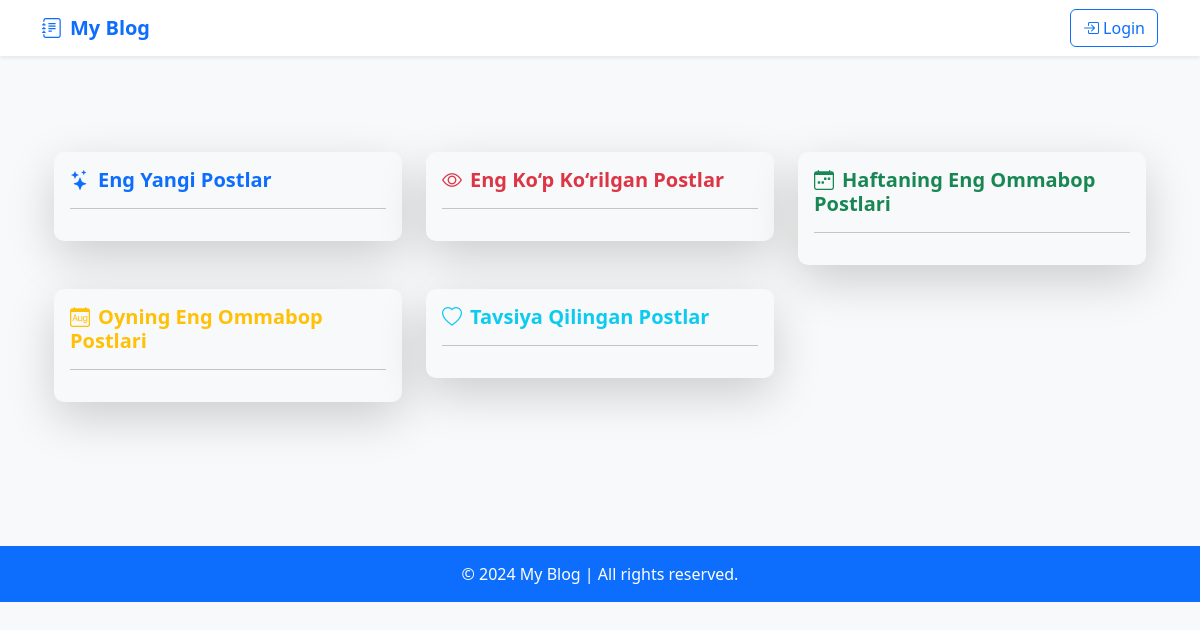
Before: / with the older database file.
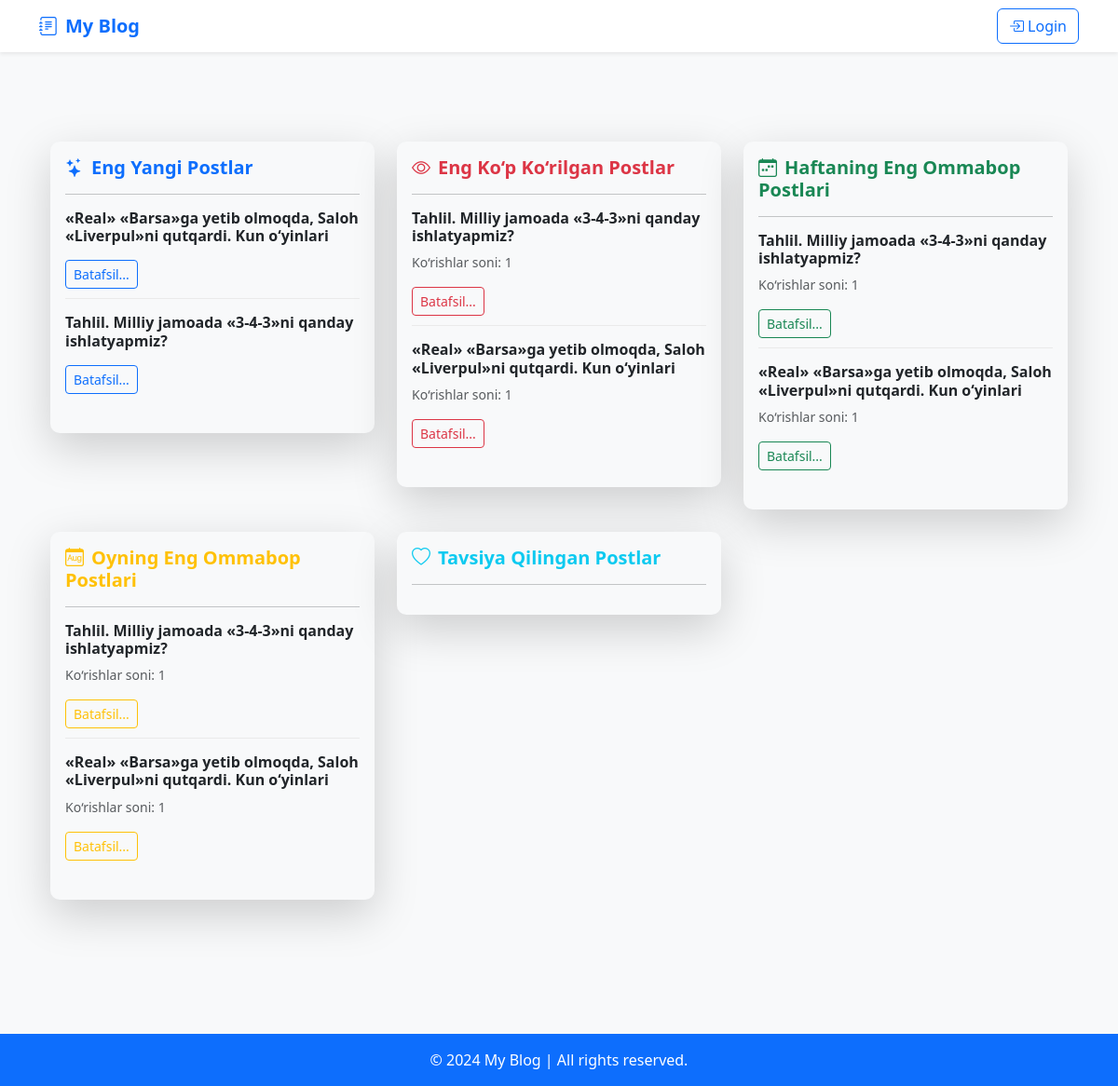
After: the same page with the newer database file.
### posts/models.py (models this page shows, shortened)
class Post(BaseModel):
    class Status(models.TextChoices):
        DRAFT = "DB", "Draft"
        PUBLISHED = "PB", "Published"
    title = models.CharField(_("Title"), max_length=250)
    desc = models.TextField(_("Desc"))
    image = models.ImageField(upload_to="posts/", default="posts/default-post.jpeg")
    status = models.CharField(max_length=2, choices=Status.choices, default=Status.DRAFT)
    user = models.ForeignKey(CustomUser, on_delete=models.CASCADE)
    view_count = models.PositiveIntegerField(default=0)
    is_recommended = models.BooleanField(default=False)

### common/views.py (the view)
# urls.py: path('', HomePageView.as_view(), name='home'),
class HomePageView(View):
    def get(self, request):
        now = timezone.now()
        last_week = now - timedelta(days=7)
        last_month = now - timedelta(days=30)
        latest_post = Post.objects.filter(status=Post.Status.PUBLISHED).order_by('-created_time')[:5]
        most_view_post = Post.objects.filter(status=Post.Status.PUBLISHED).order_by('-view_count')[:5]
        popular_this_week = Post.objects.filter(status=Post.Status.PUBLISHED, created_time__gte=last_week).order_by(
            '-view_count')[:5]
        popular_this_month = Post.objects.filter(status=Post.Status.PUBLISHED, created_time__gt=last_month).order_by(
            '-view_count')[:5]
        posts = Post.objects.filter(status=Post.Status.PUBLISHED).order_by('-created_time')
        recommended_post = Post.objects.filter(status=Post.Status.PUBLISHED, is_recommended=True)[:5]
        context = {
            "posts": posts,
            'latest_post': latest_post,
            'most_view_post': most_view_post,
            'popular_this_week': popular_this_week,
            'popular_this_month': popular_this_month,
            'recommended_post': recommended_post
        }
        return render(request, 'home.html', context)

### templates/home.html (shortened to what this page needs)
{% extends 'base.html' %}
{% load static %}
{% block content %}
<div class="container py-5">
    <div class="row gy-4">
        <div class="col-lg-4 col-md-6">
            <div class="card border-0 shadow-lg bg-light">
                <div class="card-body">
                    <h5 class="card-title text-primary fw-bold">
                        <i class="bi bi-stars me-2"></i>Eng Yangi Postlar
                    </h5>
                    <hr>
                    {% for post in latest_post %}
                        <div class="post-item mb-3">
                            <h6 class="fw-semibold text-dark">{{ post.title }}</h6>
                            <a href="{% url 'posts:detail' post.id %}" class="btn btn-sm btn-outline-primary">Batafsil...</a>
                        </div>
                    {% endfor %}
                </div>
            </div>
        </div>
        <div class="col-lg-4 col-md-6">
            <div class="card border-0 shadow-lg bg-light">
                <div class="card-body">
                    <h5 class="card-title text-danger fw-bold">
                        <i class="bi bi-eye me-2"></i>Eng Ko‘p Ko‘rilgan Postlar
                    </h5>
                    <hr>
                    {% for post in most_view_post %}
                        <div class="post-item mb-3">
                            <h6 class="fw-semibold text-dark">{{ post.title }}</h6>
                            <p class="text-muted small">Ko‘rishlar soni: {{ post.view_count }}</p>
                            <a href="{% url 'posts:detail' post.pk %}" class="btn btn-sm btn-outline-danger">Batafsil...</a>
                        </div>
                    {% endfor %}
                </div>
            </div>
        </div>
        <div class="col-lg-4 col-md-6">
            <div class="card border-0 shadow-lg bg-light">
                <div class="card-body">
                    <h5 class="card-title text-success fw-bold">
                        <i class="bi bi-calendar-week me-2"></i>Haftaning Eng Ommabop Postlari
                    </h5>
                    <hr>
                    {% for post in popular_this_week %}
                        <div class="post-item mb-3">
                            <h6 class="fw-semibold text-dark">{{ post.title }}</h6>
                            <p class="text-muted small">Ko‘rishlar soni: {{ post.view_count }}</p>
                            <a href="{% url 'posts:detail' post.id %}" class="btn btn-sm btn-outline-success">Batafsil...</a>
                        </div>
                    {% endfor %}
                </div>
            </div>
        </div>
        <div class="col-lg-4 col-md-6">
            <div class="card border-0 shadow-lg bg-light">
                <div class="card-body">
                    <h5 class="card-title text-warning fw-bold">
                        <i class="bi bi-calendar-month me-2"></i>Oyning Eng Ommabop Postlari
                    </h5>
                    <hr>
                    {% for post in popular_this_month %}
                        <div class="post-item mb-3">
                            <h6 class="fw-semibold text-dark">{{ post.title }}</h6>
                            <p class="text-muted small">Ko‘rishlar soni: {{ post.view_count }}</p>
                            <a href="{% url 'posts:detail' post.pk %}" class="btn btn-sm btn-outline-warning">Batafsil...</a>
                        </div>
                    {% endfor %}
                </div>
            </div>
        </div>
        <div class="col-lg-4 col-md-6">
            <div class="card border-0 shadow-lg bg-light">
                <div class="card-body">
                    <h5 class="card-title text-info fw-bold">
                        <i class="bi bi-heart me-2"></i>Tavsiya Qilingan Postlar
                    </h5>
                    <hr>
                </div>
            </div>
        </div>
    </div>
</div>
{% endblock %}

Changed rows visible on the page:
added Post: title "«Real» «Barsa»ga yetib olmoqda, Saloh «Liverpul»ni qutqardi. Kun o‘yinlari", view_count "1"
added Post: title "Tahlil. Milliy jamoada «3-4-3»ni qanday ishlatyapmiz?", view_count "1"
